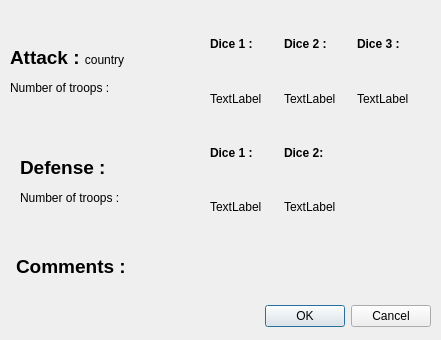
<?xml version="1.0" encoding="UTF-8"?>
<ui version="4.0">
 <class>Attackshow</class>
 <widget class="QDialog" name="Attackshow">
  <property name="geometry">
   <rect>
    <x>0</x>
    <y>0</y>
    <width>441</width>
    <height>340</height>
   </rect>
  </property>
  <property name="windowTitle">
   <string>Dialog</string>
  </property>
  <widget class="QDialogButtonBox" name="buttonBox">
   <property name="geometry">
    <rect>
     <x>90</x>
     <y>300</y>
     <width>341</width>
     <height>32</height>
    </rect>
   </property>
   <property name="orientation">
    <enum>Qt::Horizontal</enum>
   </property>
   <property name="standardButtons">
    <set>QDialogButtonBox::Cancel|QDialogButtonBox::Ok</set>
   </property>
  </widget>
  <widget class="QLabel" name="attack_results">
   <property name="geometry">
    <rect>
     <x>10</x>
     <y>20</y>
     <width>201</width>
     <height>101</height>
    </rect>
   </property>
   <property name="text">
    <string>&lt;html&gt;&lt;head/&gt;&lt;body&gt;&lt;p&gt;&lt;span style=&quot; font-size:14pt; font-weight:600;&quot;&gt;Attack : &lt;/span&gt;country&lt;/p&gt;&lt;p&gt;Number of troops :&lt;/p&gt;&lt;/body&gt;&lt;/html&gt;</string>
   </property>
  </widget>
  <widget class="QWidget" name="gridLayoutWidget">
   <property name="geometry">
    <rect>
     <x>210</x>
     <y>20</y>
     <width>215</width>
     <height>211</height>
    </rect>
   </property>
   <layout class="QGridLayout" name="gridLayout">
    <item row="0" column="1">
     <widget class="QLabel" name="label_2">
      <property name="text">
       <string>&lt;html&gt;&lt;head/&gt;&lt;body&gt;&lt;p&gt;&lt;span style=&quot; font-weight:600;&quot;&gt;Dice 2 :&lt;/span&gt;&lt;/p&gt;&lt;/body&gt;&lt;/html&gt;</string>
      </property>
     </widget>
    </item>
    <item row="0" column="0">
     <widget class="QLabel" name="label">
      <property name="text">
       <string>&lt;html&gt;&lt;head/&gt;&lt;body&gt;&lt;p&gt;&lt;span style=&quot; font-weight:600;&quot;&gt;Dice 1 :&lt;/span&gt;&lt;/p&gt;&lt;/body&gt;&lt;/html&gt;</string>
      </property>
     </widget>
    </item>
    <item row="1" column="0">
     <widget class="QLabel" name="attack_dice1">
      <property name="text">
       <string>TextLabel</string>
      </property>
     </widget>
    </item>
    <item row="0" column="2">
     <widget class="QLabel" name="label_3">
      <property name="text">
       <string>&lt;html&gt;&lt;head/&gt;&lt;body&gt;&lt;p&gt;&lt;span style=&quot; font-weight:600;&quot;&gt;Dice 3 :&lt;/span&gt;&lt;/p&gt;&lt;/body&gt;&lt;/html&gt;</string>
      </property>
     </widget>
    </item>
    <item row="2" column="0">
     <widget class="QLabel" name="label_5">
      <property name="text">
       <string>&lt;html&gt;&lt;head/&gt;&lt;body&gt;&lt;p&gt;&lt;span style=&quot; font-weight:600;&quot;&gt;Dice 1 :&lt;/span&gt;&lt;/p&gt;&lt;/body&gt;&lt;/html&gt;</string>
      </property>
     </widget>
    </item>
    <item row="3" column="0">
     <widget class="QLabel" name="target_dice1">
      <property name="text">
       <string>TextLabel</string>
      </property>
     </widget>
    </item>
    <item row="2" column="1">
     <widget class="QLabel" name="label_7">
      <property name="text">
       <string>&lt;html&gt;&lt;head/&gt;&lt;body&gt;&lt;p&gt;&lt;span style=&quot; font-weight:600;&quot;&gt;Dice 2:&lt;/span&gt;&lt;/p&gt;&lt;/body&gt;&lt;/html&gt;</string>
      </property>
     </widget>
    </item>
    <item row="2" column="2">
     <widget class="QLabel" name="label_8">
      <property name="text">
       <string/>
      </property>
     </widget>
    </item>
    <item row="1" column="1">
     <widget class="QLabel" name="attack_dice2">
      <property name="text">
       <string>TextLabel</string>
      </property>
     </widget>
    </item>
    <item row="1" column="2">
     <widget class="QLabel" name="attack_dice3">
      <property name="text">
       <string>TextLabel</string>
      </property>
     </widget>
    </item>
    <item row="3" column="1">
     <widget class="QLabel" name="target_dice2">
      <property name="text">
       <string>TextLabel</string>
      </property>
     </widget>
    </item>
    <item row="3" column="2">
     <widget class="QLabel" name="label_12">
      <property name="text">
       <string/>
      </property>
     </widget>
    </item>
   </layout>
  </widget>
  <widget class="QLabel" name="target_results">
   <property name="geometry">
    <rect>
     <x>20</x>
     <y>130</y>
     <width>181</width>
     <height>101</height>
    </rect>
   </property>
   <property name="text">
    <string>&lt;html&gt;&lt;head/&gt;&lt;body&gt;&lt;p&gt;&lt;span style=&quot; font-size:14pt; font-weight:600;&quot;&gt;Defense :&lt;/span&gt;&lt;/p&gt;&lt;p&gt;Number of troops :&lt;/p&gt;&lt;/body&gt;&lt;/html&gt;</string>
   </property>
  </widget>
  <widget class="QLabel" name="comments">
   <property name="geometry">
    <rect>
     <x>16</x>
     <y>236</y>
     <width>411</width>
     <height>61</height>
    </rect>
   </property>
   <property name="text">
    <string>&lt;html&gt;&lt;head/&gt;&lt;body&gt;&lt;p&gt;&lt;span style=&quot; font-size:14pt; font-weight:600;&quot;&gt;Comments :&lt;/span&gt;&lt;/p&gt;&lt;/body&gt;&lt;/html&gt;</string>
   </property>
  </widget>
 </widget>
 <resources/>
 <connections>
  <connection>
   <sender>buttonBox</sender>
   <signal>accepted()</signal>
   <receiver>Attackshow</receiver>
   <slot>accept()</slot>
   <hints>
    <hint type="sourcelabel">
     <x>248</x>
     <y>254</y>
    </hint>
    <hint type="destinationlabel">
     <x>157</x>
     <y>274</y>
    </hint>
   </hints>
  </connection>
  <connection>
   <sender>buttonBox</sender>
   <signal>rejected()</signal>
   <receiver>Attackshow</receiver>
   <slot>reject()</slot>
   <hints>
    <hint type="sourcelabel">
     <x>316</x>
     <y>260</y>
    </hint>
    <hint type="destinationlabel">
     <x>286</x>
     <y>274</y>
    </hint>
   </hints>
  </connection>
 </connections>
</ui>
